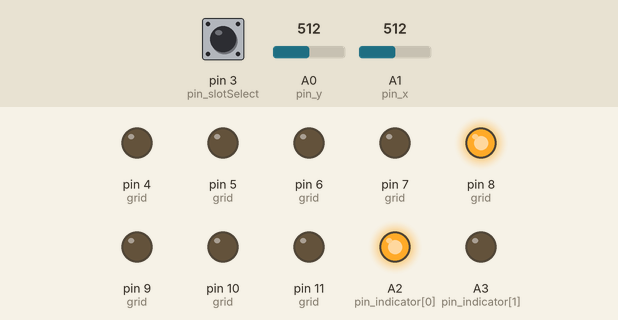
Bench run of a sketch on a simulated Arduino Uno, built with avr-gcc and run on an emulated ATmega328P. Parts: output pins drawn as LEDs (lit = HIGH). Dashed ring = blinking. The inputs (shaded band) are chosen by the test bench; at power-on: A0 (pin_y) = 512, pin 3 (pin_slotSelect) LOW, A1 (pin_x) = 512. What the sketch prints to the serial monitor is not drawn.

Above: at 1.2 s.
1.3 s: A0 (pin_y) set to 649
2.8 s: A0 (pin_y) set to 679
At 2.97 s:
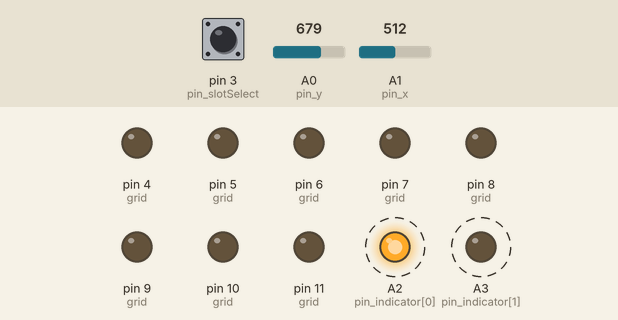
Timing chart, 0 to 6.3 s (numbered marks = the images above; inputs shaded):
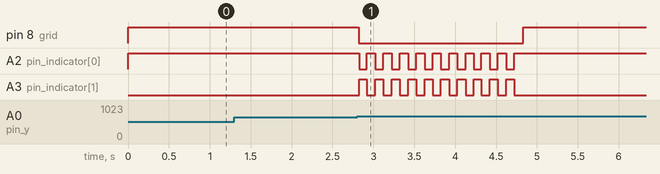

The sketch:

module_patterndrawings.ino
```cpp
// -- MODULE: template ----//
#include <Wire.h>

// --- COMMUNICATIONS --- //
const int PACKET_SIZE = 16;
byte info[PACKET_SIZE];
byte command[PACKET_SIZE];

bool info_read = false;
bool incoming_data = false;

enum Register_Mapping {
  SOLVE_STATUS = 0,
  SELECT_PIN = 1
};

const int addr = 10;
const int pin_slotSelect = 3;
const int pin_indicator[2] = {A2,A3};

void requestEvent();
void receiveEvent(int bytes);
void proc_infoHandler();
void proc_setIndicatorLed(bool status);

// --- PROTOCOL VARIABLES --- //
bool mistake = false;
uint32_t flash_time_start;
bool flash_state = false;

// --- GAME VARIABLES --- //
int x_pos = 1;
int y_pos = 1;
struct Joystick {
  int x;
  int y;
};
int flipped = 0;
int target = 5;
bool latched = true;
//simon says, cut wire, criss cross, pattern drawings
const int truth[3][3] = { //imsorry for scamming
  {1, 1, 0},
  {0, 1, 1},
  {0, 0, 1}
};
int current[3][3] = {
  {0,0,0},
  {0,0,0},
  {0,0,0}
};

// --- Pins (to change) --- //
const int grid[3][3] = {
  {4,5,6},
  {7,8,9},
  {10,11,13}
};
const int pin_x = A1;
const int pin_y = A0;
const int pin_sw = 13;


void setup() {
  //set up comms
  Serial.begin(9600);
  Serial.println("Brain Up");
  Wire.begin(addr);             // join I2C bus with address
  Wire.onRequest(requestEvent); // pub info
  Wire.onReceive(receiveEvent); // sub command
  //set up data arrays
  for (int i = 0; i < 16; ++i) {
    info[i] == 0xFF;
    command[i] == 0xFF;
  }
  //info defaults
  info[SOLVE_STATUS] = 0x00;
  info[SELECT_PIN] = 0x00;

  //set pin modes (to change)
  pinMode(pin_slotSelect, INPUT);
  pinMode(pin_indicator[0], OUTPUT);
  pinMode(pin_indicator[1], OUTPUT);
  //TODO
  for (int i = 0; i < 3; i++) {
    for (int j = 0; j < 3; j++) {
      pinMode(grid[i][j], OUTPUT);
      // digitalWrite(grid[i][j], HIGH);
      // delay(300);
      digitalWrite(grid[i][j], LOW);
    }
  }
  pinMode(pin_x, INPUT);
  pinMode(pin_y, INPUT);
  pinMode(pin_sw, INPUT);

  //set up shuffle (to change)
  flash_time_start = millis();
  flash_state = 0;
  //TODO


}

/*
1. game state requirement
2. if player makes a mistake, proc_mistakeMade();

*/

void loop() {
  //update slot select
  proc_infoHandler();

  // check if game finished
  if (flipped >= target) { //TODO GAME STATE REQUIREMENT
    Serial.println("MODULE SOLVED");
    info[SOLVE_STATUS] = 0x01;
    proc_setIndicatorLed(true);
  }
  //pause input and flash wrong for 2 seconds
  else if (mistake) {
    if (millis() - flash_time_start > 2000) {
      mistake = false;
    } else {
      bool flash = ((millis() - flash_time_start) / 100 % 2 == 0);
      proc_setIndicatorLed(flash);
    }
  }
  else {
    proc_setIndicatorLed(false);
    //GAMEPLAY HERE
    if (current[x_pos][y_pos] == 0) {
      if (truth[x_pos][y_pos] == 0) {
        x_pos = 1;
        y_pos = 1;
        flipped = 0;
        for (int i = 0; i < 3; i++) {
          for (int j = 0; j < 3; j++) {
            current[i][j] = 0;
            digitalWrite(grid[i][j], LOW);
          }
        }
        proc_mistakeMade();
      }
      else {
        flipped++;
        current[x_pos][y_pos] = 1;
        digitalWrite(grid[x_pos][y_pos], HIGH);
      }
    }

    Joystick joy = readJoystick();
    if (latched) {
      if (joy.x == 0 && joy.y == 0) {
        // Serial.println("unlactced");
        // Serial.println(joy.x);
        // Serial.println(joy.y);
        latched = false;
      }
    }
    else {
      if (joy.x != 0 or joy.y != 0) latched = true;
      x_pos += joy.x;
      y_pos += joy.y;
      x_pos = constrain(x_pos, 0, 2);
      y_pos = constrain(y_pos, 0, 2);
    }

    // Serial.println(String(joy.x) + " " + String(joy.y) + " " + String(latched));
    // Serial.println(String(x_pos) + " " + String(y_pos) + " " + String(latched));


  }


  delay(10);
}

// Reads a 2-axis analog joystick and maps values to -1 → 1
Joystick readJoystick() {
  int rawX = analogRead(pin_x);
  int rawY = analogRead(pin_y);

  // Map raw value (0-1023) to -1 → 1
  float x = ((rawX * 5.0 / 1023.0) - 2.5) / 2.5;
  float y = ((rawY * 5.0 / 1023.0) - 2.5) / 2.5;

  // Clip to ensure range stays -1 → 1
  x = constrain(x, -1.0, 1.0);
  y = constrain(y, -1.0, 1.0);

  // Serial.print(String(x) + "  " + String(y) + " ---- " );

  if (x > 0.3) x = 1;
  else if (x < -0.3) x = -1;
  else x = 0;

  if (y > 0.3) y = -1;
  else if (y < -0.3) y = 1;
  else y = 0;

  // Serial.println(String(x) + "  " + String(y) );
  return {int(x), int(y)};
}


void requestEvent() {
  info_read = true;
  Wire.write(info, 16); // respond with message of 6 bytes
  // as expected by master
}

void receiveEvent(int bytes) {
  incoming_data = true;
  int i = 0;
   while (i < PACKET_SIZE) {
    command[i] = Wire.read();
    i++;
  }
}

void proc_infoHandler(){
  // Serial.println(digitalRead(pin_slotSelect));
  if (digitalRead(pin_slotSelect) == HIGH) {
    info[SELECT_PIN] = 0x01;
    // Serial.println("yup hit");
  }

  //reset info when read --> slot select, and mistake made
  if (info_read) {
    info[SELECT_PIN] = 0x00;
    if (info[SOLVE_STATUS] == 0x02) {
      info[SOLVE_STATUS] = 0x00;
    }
    info_read = false;
  }
}

void proc_mistakeMade(){
  info[SOLVE_STATUS] = 0x02; //MUST DO ONE TIME ONLY, will register to the main
  mistake = true;
  flash_time_start = millis();
  flash_state = true;
}

void proc_setIndicatorLed(bool status){
  if (status){
    digitalWrite(pin_indicator[0], LOW);
    digitalWrite(pin_indicator[1], HIGH);
  }
  else {
    digitalWrite(pin_indicator[0], HIGH);
    digitalWrite(pin_indicator[1], LOW);
  }
}
```

Measured:
- the behaviour switches between 664 and 665 on A0 (pin_y) (found by bisection; images 0 and 1)
- after the input at 1.3 s, every drawn part: stays the same
- after the input at 2.8 s, pin 8 (grid): HIGH → LOW at once, → HIGH 2.0 s later; A2 (pin_indicator[0]): alternates HIGH for 0.10 s and LOW for 0.10 s, 20 changes in all, then stays HIGH, starting at once; A3 (pin_indicator[1]): alternates HIGH for 0.10 s and LOW for 0.10 s, 20 changes in all, then stays LOW, starting at once
